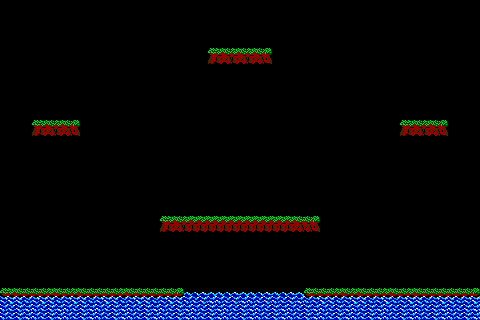

Below is a game level as drawn by its tile map, then a one-line description and the .tmx that defines it (tile-layer data replaced by summaries):
An orthogonal 60x40 tile map with 8x8 px tiles, 2 tile layers (water, land).

<map version="1.10" tiledversion="1.10.2" orientation="orthogonal" renderorder="right-down" width="60" height="40" tilewidth="8" tileheight="8" infinite="0" nextlayerid="4" nextobjectid="1">
 <tileset firstgid="1" name="tileset" tilewidth="8" tileheight="8" tilecount="24" columns="8">
  <image source="../tileset.png" trans="000000" width="64" height="24" />
 </tileset>
 <layer id="3" name="water" width="60" height="40">
  <data>[2400 cells, 195 non-empty, 12 distinct tile ids]</data>
 </layer>
 <layer id="1" name="land" width="60" height="40">
  <data>[2400 cells, 125 non-empty, 8 distinct tile ids]</data>
 </layer>
</map>